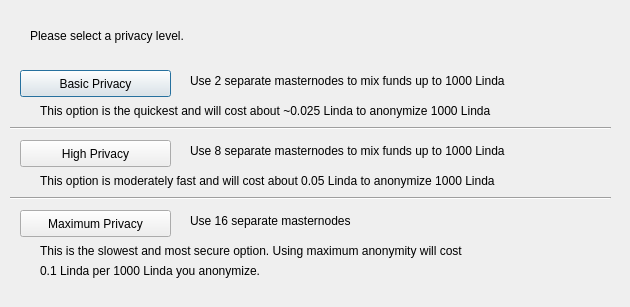
<?xml version="1.0" encoding="UTF-8"?>
<ui version="4.0">
 <class>DarksendConfig</class>
 <widget class="QDialog" name="DarksendConfig">
  <property name="geometry">
   <rect>
    <x>0</x>
    <y>0</y>
    <width>630</width>
    <height>307</height>
   </rect>
  </property>
  <property name="windowTitle">
   <string>Configure Darksend</string>
  </property>
  <widget class="QPushButton" name="buttonBasic">
   <property name="geometry">
    <rect>
     <x>20</x>
     <y>70</y>
     <width>151</width>
     <height>27</height>
    </rect>
   </property>
   <property name="text">
    <string>Basic Privacy</string>
   </property>
  </widget>
  <widget class="QPushButton" name="buttonHigh">
   <property name="geometry">
    <rect>
     <x>20</x>
     <y>140</y>
     <width>151</width>
     <height>27</height>
    </rect>
   </property>
   <property name="text">
    <string>High Privacy</string>
   </property>
  </widget>
  <widget class="QPushButton" name="buttonMax">
   <property name="geometry">
    <rect>
     <x>20</x>
     <y>210</y>
     <width>151</width>
     <height>27</height>
    </rect>
   </property>
   <property name="text">
    <string>Maximum Privacy</string>
   </property>
  </widget>
  <widget class="QLabel" name="label">
   <property name="geometry">
    <rect>
     <x>30</x>
     <y>20</y>
     <width>571</width>
     <height>31</height>
    </rect>
   </property>
   <property name="text">
    <string>Please select a privacy level.</string>
   </property>
  </widget>
  <widget class="QLabel" name="label_2">
   <property name="geometry">
    <rect>
     <x>190</x>
     <y>70</y>
     <width>421</width>
     <height>21</height>
    </rect>
   </property>
   <property name="text">
    <string>Use 2 separate masternodes to mix funds up to 1000 Linda</string>
   </property>
  </widget>
  <widget class="QLabel" name="label_3">
   <property name="geometry">
    <rect>
     <x>190</x>
     <y>140</y>
     <width>411</width>
     <height>21</height>
    </rect>
   </property>
   <property name="text">
    <string>Use 8 separate masternodes to mix funds up to 1000 Linda</string>
   </property>
  </widget>
  <widget class="QLabel" name="label_4">
   <property name="geometry">
    <rect>
     <x>190</x>
     <y>210</y>
     <width>421</width>
     <height>21</height>
    </rect>
   </property>
   <property name="text">
    <string>Use 16 separate masternodes</string>
   </property>
  </widget>
  <widget class="QLabel" name="label_6">
   <property name="geometry">
    <rect>
     <x>40</x>
     <y>100</y>
     <width>561</width>
     <height>21</height>
    </rect>
   </property>
   <property name="text">
    <string>This option is the quickest and will cost about ~0.025 Linda to anonymize 1000 Linda</string>
   </property>
  </widget>
  <widget class="QLabel" name="label_7">
   <property name="geometry">
    <rect>
     <x>40</x>
     <y>170</y>
     <width>561</width>
     <height>21</height>
    </rect>
   </property>
   <property name="text">
    <string>This option is moderately fast and will cost about 0.05 Linda to anonymize 1000 Linda</string>
   </property>
  </widget>
  <widget class="QLabel" name="label_8">
   <property name="geometry">
    <rect>
     <x>40</x>
     <y>240</y>
     <width>561</width>
     <height>21</height>
    </rect>
   </property>
   <property name="text">
    <string>This is the slowest and most secure option. Using maximum anonymity will cost</string>
   </property>
  </widget>
  <widget class="QLabel" name="label_9">
   <property name="geometry">
    <rect>
     <x>40</x>
     <y>260</y>
     <width>561</width>
     <height>21</height>
    </rect>
   </property>
   <property name="text">
    <string>0.1 Linda per 1000 Linda you anonymize.</string>
   </property>
  </widget>
  <widget class="Line" name="line">
   <property name="geometry">
    <rect>
     <x>10</x>
     <y>120</y>
     <width>601</width>
     <height>16</height>
    </rect>
   </property>
   <property name="orientation">
    <enum>Qt::Horizontal</enum>
   </property>
  </widget>
  <widget class="Line" name="line_2">
   <property name="geometry">
    <rect>
     <x>10</x>
     <y>190</y>
     <width>601</width>
     <height>16</height>
    </rect>
   </property>
   <property name="orientation">
    <enum>Qt::Horizontal</enum>
   </property>
  </widget>
 </widget>
 <resources/>
 <connections/>
</ui>
